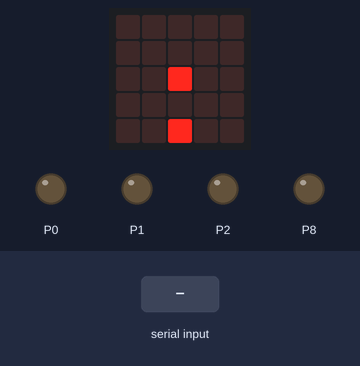
Bench run of a program on a simulated BBC micro:bit running MicroPython. Parts: the board's 5×5 LED display, output pins drawn as LEDs (lit = HIGH). The test bench sets the inputs (shaded band).

Above: at 2.6 s.
2.7 s: "X" typed at the serial console, then Enter
At 3.0 s:
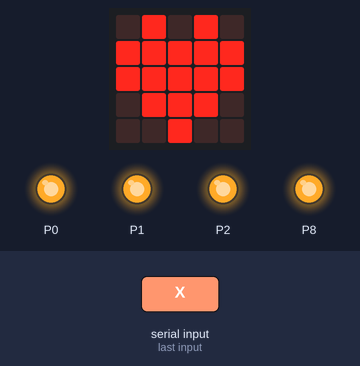
5.7 s: "1" typed at the serial console, then Enter
At 6.6 s:
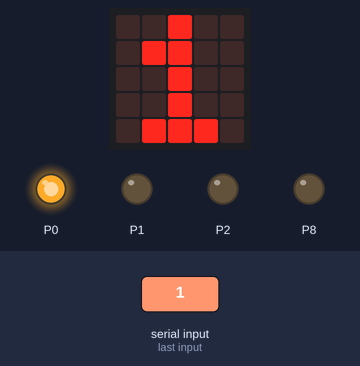
8.7 s: "2" typed at the serial console, then Enter
At 11.4 s:
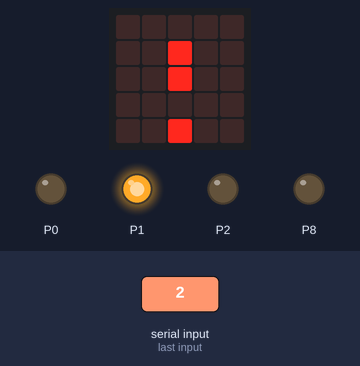
11.7 s: "3" typed at the serial console, then Enter
At 14.2 s:
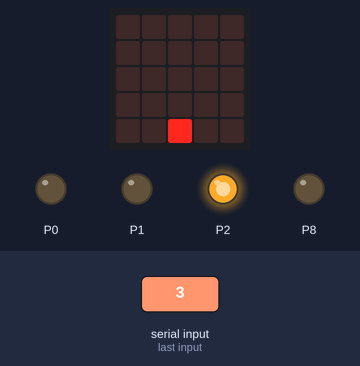
14.7 s: "4" typed at the serial console, then Enter
At 17.0 s:
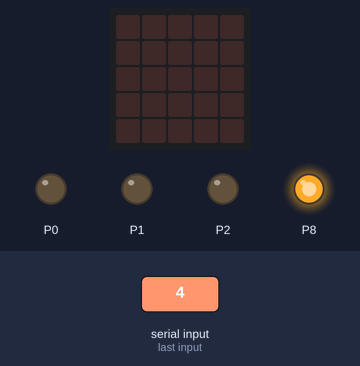
Timing chart, 0 to 18.5 s (numbered marks = the images above; inputs shaded):
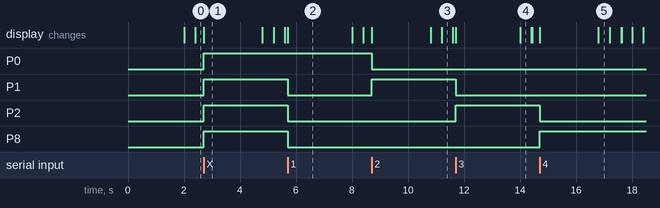

The program:

Slimme_Vuilnisbak_MicroBit-main.py
```python
# microbit_serial_bins.py
# © 2025 Robbe Wulgaert · AI in de Klas

from microbit import *

# ---------- Config ----------
# NL: veilige pinnen voor externe LED's (pas aan aan jouw bedrading)
PIN_MAP = {
    '1': pin0,   # biologisch
    '2': pin1,   # plastic
    '3': pin2,   # metaal
    '4': pin8,   # papier
}
ALL_KEYS = ['1', '2', '3', '4']  # NL: welke toetsen meedoen voor alles-uit/aan
BAUD = 115200
IDLE_MS = 2000        # NL: na zoveel ms zonder data → animatie tonen
ANIM_MS = 400         # NL: animatiesnelheid

# ---------- Init ----------
uart.init(baudrate=BAUD)

# ❗ FIX: GEEN set(...) gebruiken — MicroBitTouchPin is niet hashable.
# NL: laag zetten van alle pins; dubbele writes zijn onschadelijk
for p in PIN_MAP.values():
    try:
        p.write_digital(0)
    except:
        pass

last_rx_ms = running_time()
anim_idx = 0
anim = [
    Image("00000:00900:00900:00000:00900"),
    Image("00000:00000:00900:00000:00900"),
    Image("00000:00000:00000:00000:00900"),
    Image("00000:00000:00000:00000:00000"),
]

def all_off():
    """NL: alle LED-uitgangen uitzetten"""
    for k in ALL_KEYS:
        p = PIN_MAP.get(k)
        if p:
            p.write_digital(0)

def set_one(key):
    """NL: alleen de LED van 'key' aan, rest uit"""
    for k in ALL_KEYS:
        p = PIN_MAP.get(k)
        if p:
            p.write_digital(1 if k == key else 0)

def show_digit_or_icon(key):
    """NL: matrix-feedback tonen zonder scroll-blokkering"""
    if key in '12345':
        display.show(key)
    elif key == 'X':
        display.show(Image.HEART)
    else:
        display.clear()

def handle_code(code):
    """NL: binnengekomen code verwerken"""
    global last_rx_ms
    last_rx_ms = running_time()

    if code == 'X':
        # NL: “mens/human” → alles aan
        for k in ALL_KEYS:
            p = PIN_MAP.get(k)
            if p:
                p.write_digital(1)
        show_digit_or_icon('X')
        return

    if code in PIN_MAP:
        set_one(code)
        show_digit_or_icon(code)
    else:
        # NL: onbekend → alles uit
        all_off()
        display.clear()

def read_line():
    """NL: lees een volledige regel (zonder \r\n) of None"""
    line = uart.readline()
    if not line:
        return None
    # micro:bit MicroPython varianten: decode of str(...)
    try:
        s = line.decode('utf-8', 'ignore').strip()
    except:
        try:
            s = str(line, 'utf-8').strip()
        except:
            return None
    return s if s else None

# ---------- Main loop ----------
while True:
    s = read_line()
    if s:
        # NL: verwacht 1 teken + newline uit de browser ('1'..'4' of 'X')
        code = s[0]
        handle_code(code)

    # NL: eenvoudige idle-animatie als er even geen data is
    if running_time() - last_rx_ms > IDLE_MS:
        if running_time() % ANIM_MS < 50:
            display.show(anim[anim_idx])
            anim_idx = (anim_idx + 1) % len(anim)

    sleep(10)  # NL: CPU vriendelijk
```

Measured:
- after the input at 2.7 s, P0–2, P8: LOW → HIGH at once; the display: changes at once (image 1)
- after the input at 5.7 s, P1, P2, P8: HIGH → LOW at once; the display: changes at once (image 2)
- after the input at 8.7 s, P0: HIGH → LOW at once; P1: LOW → HIGH at once; the display: first changes at once (image 3 shows a later state)
- after the input at 11.7 s, P1: HIGH → LOW at once; P2: LOW → HIGH at once; the display: first changes at once (image 4 shows a later state)
- after the input at 14.7 s, P2: HIGH → LOW at once; P8: LOW → HIGH at once; the display: first changes at once (image 5 shows a later state)
- what the display in image 1 shows lasts 2.1 s, from 2.7 s to 4.8 s
- what the display in image 2 shows lasts 2.3 s, from 5.7 s to 8.0 s
